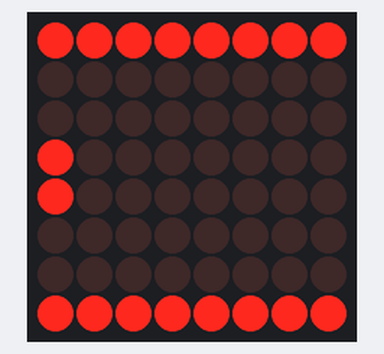
Simulated run of this sketch. Board: Arduino Mega 2560, built with avr-gcc and run on an emulated ATmega2560. Shown: 8×8 LED matrix.

Above: at 0.06 s.
At 0.5 s:
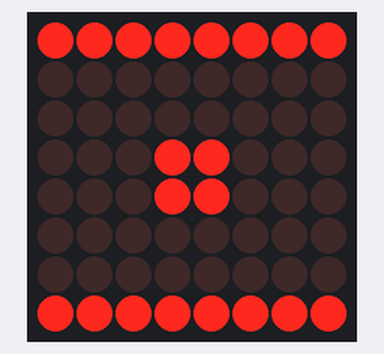
At 1.05 s:
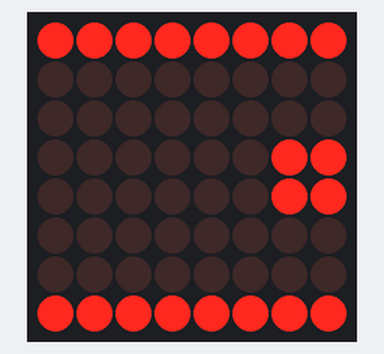
At 1.6 s:
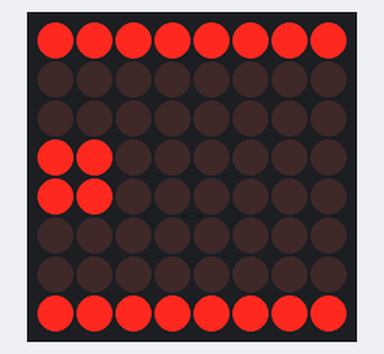
At 2.04 s:
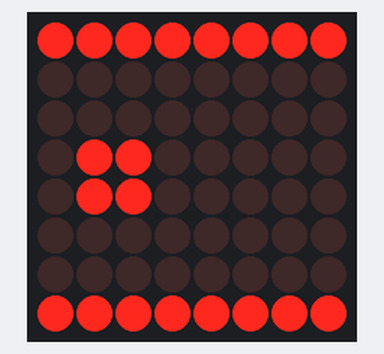

Measured:
- by itself, everything shown: repeats every 1.8 s, in 15 steps

The sketch:

MatrixLed.ino
```cpp
/*****************************************************
 * MatrixLed.ino
 * 目的:
 *  測試8*8矩陣LED功能(模擬輸送帶物品往復運動)
 * 方法:
 *  8*8矩陣LED
 * 步驟:
 *  直接執行程式
 * 結果:
 *  觀察8*8矩陣LED上是否有物件往復運動變化
*****************************************************/

#include <LedControl.h> //掛載矩陣LED標頭檔

#define LED_DIN    42   //定義矩陣LED資料腳位連接至42腳
#define LED_CS     44   //定義矩陣LED致能腳位連接至44腳
#define LED_CLK    46   //定義矩陣LED時序腳位連接至46腳

//矩陣LED圖形
const uint64_t IMAGES[] = {
  0xff000001010000ff, 0xff000003030000ff, 0xff000006060000ff,
  0xff00000c0c0000ff, 0xff000018180000ff, 0xff000030300000ff,
  0xff000060600000ff, 0xff0000c0c00000ff, 0xff000080800000ff,
  0xff0000c0c00000ff, 0xff000060600000ff, 0xff000018180000ff,
  0xff00000c0c0000ff, 0xff000006060000ff, 0xff000003030000ff,
  0xff000001010000ff
};
const int IMAGES_LEN = sizeof(IMAGES)/8;

//宣告矩陣LED物件
LedControl display = LedControl(LED_DIN, LED_CLK, LED_CS);
int k = 0;


/************************* 初始設定 *********************/
void setup()
{
  display.clearDisplay(0);      //矩陣LED畫面清除
  display.shutdown(0, false);
  display.setIntensity(0, 5);   //設定矩陣LED亮度
}

/************************* 主程式 ***********************/
void loop()
{
  displayImage(IMAGES[k]);

  if (++k >= IMAGES_LEN )
  {
    k = 0;
  }

  delay(100);
}

/*********** 矩陣LED顯示函數 ****************************/
void displayImage(uint64_t image)
{
  for (int i = 0; i < 8; i++)
  {
    byte row = (image >> i * 8) & 0xFF;

    for (int j = 0; j < 8; j++)
    {
      display.setLed(0, i, j, bitRead(row, j));
    }
  }
}
```
